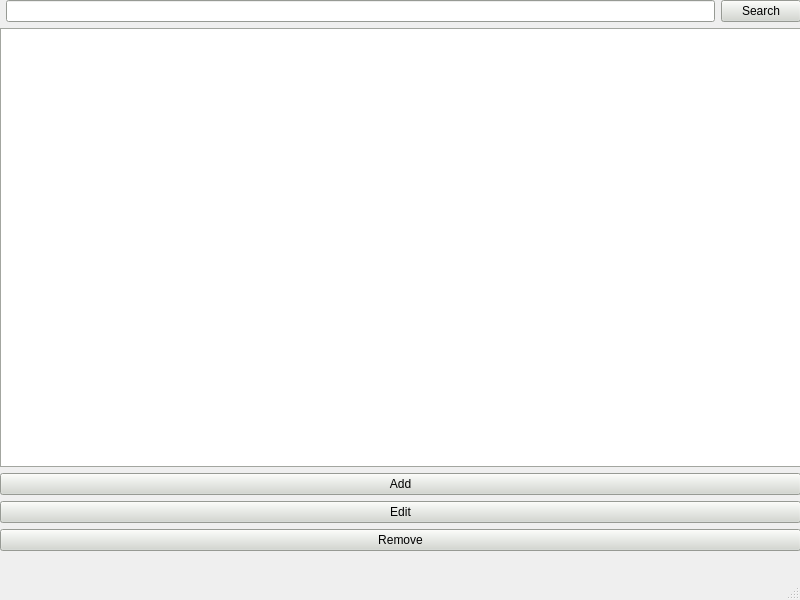
<?xml version="1.0" encoding="UTF-8"?>
<ui version="4.0">
 <class>MainWindow</class>
 <widget class="QMainWindow" name="MainWindow">
  <property name="geometry">
   <rect>
    <x>0</x>
    <y>0</y>
    <width>800</width>
    <height>600</height>
   </rect>
  </property>
  <property name="windowTitle">
   <string>PhoneBook</string>
  </property>
  <widget class="QWidget" name="centralwidget">
   <property name="palette">
    <palette>
     <active>
      <colorrole role="WindowText">
       <brush brushstyle="SolidPattern">
        <color alpha="255">
         <red>0</red>
         <green>0</green>
         <blue>0</blue>
        </color>
       </brush>
      </colorrole>
      <colorrole role="Button">
       <brush brushstyle="SolidPattern">
        <color alpha="255">
         <red>211</red>
         <green>215</green>
         <blue>207</blue>
        </color>
       </brush>
      </colorrole>
      <colorrole role="Light">
       <brush brushstyle="SolidPattern">
        <color alpha="255">
         <red>255</red>
         <green>255</green>
         <blue>255</blue>
        </color>
       </brush>
      </colorrole>
      <colorrole role="Midlight">
       <brush brushstyle="SolidPattern">
        <color alpha="255">
         <red>233</red>
         <green>235</green>
         <blue>231</blue>
        </color>
       </brush>
      </colorrole>
      <colorrole role="Dark">
       <brush brushstyle="SolidPattern">
        <color alpha="255">
         <red>105</red>
         <green>107</green>
         <blue>103</blue>
        </color>
       </brush>
      </colorrole>
      <colorrole role="Mid">
       <brush brushstyle="SolidPattern">
        <color alpha="255">
         <red>141</red>
         <green>143</green>
         <blue>138</blue>
        </color>
       </brush>
      </colorrole>
      <colorrole role="Text">
       <brush brushstyle="SolidPattern">
        <color alpha="255">
         <red>0</red>
         <green>0</green>
         <blue>0</blue>
        </color>
       </brush>
      </colorrole>
      <colorrole role="BrightText">
       <brush brushstyle="SolidPattern">
        <color alpha="255">
         <red>255</red>
         <green>255</green>
         <blue>255</blue>
        </color>
       </brush>
      </colorrole>
      <colorrole role="ButtonText">
       <brush brushstyle="SolidPattern">
        <color alpha="255">
         <red>0</red>
         <green>0</green>
         <blue>0</blue>
        </color>
       </brush>
      </colorrole>
      <colorrole role="Base">
       <brush brushstyle="SolidPattern">
        <color alpha="255">
         <red>255</red>
         <green>255</green>
         <blue>255</blue>
        </color>
       </brush>
      </colorrole>
      <colorrole role="Window">
       <brush brushstyle="SolidPattern">
        <color alpha="255">
         <red>211</red>
         <green>215</green>
         <blue>207</blue>
        </color>
       </brush>
      </colorrole>
      <colorrole role="Shadow">
       <brush brushstyle="SolidPattern">
        <color alpha="255">
         <red>0</red>
         <green>0</green>
         <blue>0</blue>
        </color>
       </brush>
      </colorrole>
      <colorrole role="AlternateBase">
       <brush brushstyle="SolidPattern">
        <color alpha="255">
         <red>233</red>
         <green>235</green>
         <blue>231</blue>
        </color>
       </brush>
      </colorrole>
      <colorrole role="ToolTipBase">
       <brush brushstyle="SolidPattern">
        <color alpha="255">
         <red>255</red>
         <green>255</green>
         <blue>220</blue>
        </color>
       </brush>
      </colorrole>
      <colorrole role="ToolTipText">
       <brush brushstyle="SolidPattern">
        <color alpha="255">
         <red>0</red>
         <green>0</green>
         <blue>0</blue>
        </color>
       </brush>
      </colorrole>
      <colorrole role="PlaceholderText">
       <brush brushstyle="SolidPattern">
        <color alpha="128">
         <red>0</red>
         <green>0</green>
         <blue>0</blue>
        </color>
       </brush>
      </colorrole>
     </active>
     <inactive>
      <colorrole role="WindowText">
       <brush brushstyle="SolidPattern">
        <color alpha="255">
         <red>0</red>
         <green>0</green>
         <blue>0</blue>
        </color>
       </brush>
      </colorrole>
      <colorrole role="Button">
       <brush brushstyle="SolidPattern">
        <color alpha="255">
         <red>211</red>
         <green>215</green>
         <blue>207</blue>
        </color>
       </brush>
      </colorrole>
      <colorrole role="Light">
       <brush brushstyle="SolidPattern">
        <color alpha="255">
         <red>255</red>
         <green>255</green>
         <blue>255</blue>
        </color>
       </brush>
      </colorrole>
      <colorrole role="Midlight">
       <brush brushstyle="SolidPattern">
        <color alpha="255">
         <red>233</red>
         <green>235</green>
         <blue>231</blue>
        </color>
       </brush>
      </colorrole>
      <colorrole role="Dark">
       <brush brushstyle="SolidPattern">
        <color alpha="255">
         <red>105</red>
         <green>107</green>
         <blue>103</blue>
        </color>
       </brush>
      </colorrole>
      <colorrole role="Mid">
       <brush brushstyle="SolidPattern">
        <color alpha="255">
         <red>141</red>
         <green>143</green>
         <blue>138</blue>
        </color>
       </brush>
      </colorrole>
      <colorrole role="Text">
       <brush brushstyle="SolidPattern">
        <color alpha="255">
         <red>0</red>
         <green>0</green>
         <blue>0</blue>
        </color>
       </brush>
      </colorrole>
      <colorrole role="BrightText">
       <brush brushstyle="SolidPattern">
        <color alpha="255">
         <red>255</red>
         <green>255</green>
         <blue>255</blue>
        </color>
       </brush>
      </colorrole>
      <colorrole role="ButtonText">
       <brush brushstyle="SolidPattern">
        <color alpha="255">
         <red>0</red>
         <green>0</green>
         <blue>0</blue>
        </color>
       </brush>
      </colorrole>
      <colorrole role="Base">
       <brush brushstyle="SolidPattern">
        <color alpha="255">
         <red>255</red>
         <green>255</green>
         <blue>255</blue>
        </color>
       </brush>
      </colorrole>
      <colorrole role="Window">
       <brush brushstyle="SolidPattern">
        <color alpha="255">
         <red>211</red>
         <green>215</green>
         <blue>207</blue>
        </color>
       </brush>
      </colorrole>
      <colorrole role="Shadow">
       <brush brushstyle="SolidPattern">
        <color alpha="255">
         <red>0</red>
         <green>0</green>
         <blue>0</blue>
        </color>
       </brush>
      </colorrole>
      <colorrole role="AlternateBase">
       <brush brushstyle="SolidPattern">
        <color alpha="255">
         <red>233</red>
         <green>235</green>
         <blue>231</blue>
        </color>
       </brush>
      </colorrole>
      <colorrole role="ToolTipBase">
       <brush brushstyle="SolidPattern">
        <color alpha="255">
         <red>255</red>
         <green>255</green>
         <blue>220</blue>
        </color>
       </brush>
      </colorrole>
      <colorrole role="ToolTipText">
       <brush brushstyle="SolidPattern">
        <color alpha="255">
         <red>0</red>
         <green>0</green>
         <blue>0</blue>
        </color>
       </brush>
      </colorrole>
      <colorrole role="PlaceholderText">
       <brush brushstyle="SolidPattern">
        <color alpha="128">
         <red>0</red>
         <green>0</green>
         <blue>0</blue>
        </color>
       </brush>
      </colorrole>
     </inactive>
     <disabled>
      <colorrole role="WindowText">
       <brush brushstyle="SolidPattern">
        <color alpha="255">
         <red>105</red>
         <green>107</green>
         <blue>103</blue>
        </color>
       </brush>
      </colorrole>
      <colorrole role="Button">
       <brush brushstyle="SolidPattern">
        <color alpha="255">
         <red>211</red>
         <green>215</green>
         <blue>207</blue>
        </color>
       </brush>
      </colorrole>
      <colorrole role="Light">
       <brush brushstyle="SolidPattern">
        <color alpha="255">
         <red>255</red>
         <green>255</green>
         <blue>255</blue>
        </color>
       </brush>
      </colorrole>
      <colorrole role="Midlight">
       <brush brushstyle="SolidPattern">
        <color alpha="255">
         <red>233</red>
         <green>235</green>
         <blue>231</blue>
        </color>
       </brush>
      </colorrole>
      <colorrole role="Dark">
       <brush brushstyle="SolidPattern">
        <color alpha="255">
         <red>105</red>
         <green>107</green>
         <blue>103</blue>
        </color>
       </brush>
      </colorrole>
      <colorrole role="Mid">
       <brush brushstyle="SolidPattern">
        <color alpha="255">
         <red>141</red>
         <green>143</green>
         <blue>138</blue>
        </color>
       </brush>
      </colorrole>
      <colorrole role="Text">
       <brush brushstyle="SolidPattern">
        <color alpha="255">
         <red>105</red>
         <green>107</green>
         <blue>103</blue>
        </color>
       </brush>
      </colorrole>
      <colorrole role="BrightText">
       <brush brushstyle="SolidPattern">
        <color alpha="255">
         <red>255</red>
         <green>255</green>
         <blue>255</blue>
        </color>
       </brush>
      </colorrole>
      <colorrole role="ButtonText">
       <brush brushstyle="SolidPattern">
        <color alpha="255">
         <red>105</red>
         <green>107</green>
         <blue>103</blue>
        </color>
       </brush>
      </colorrole>
      <colorrole role="Base">
       <brush brushstyle="SolidPattern">
        <color alpha="255">
         <red>211</red>
         <green>215</green>
         <blue>207</blue>
        </color>
       </brush>
      </colorrole>
      <colorrole role="Window">
       <brush brushstyle="SolidPattern">
        <color alpha="255">
         <red>211</red>
         <green>215</green>
         <blue>207</blue>
        </color>
       </brush>
      </colorrole>
      <colorrole role="Shadow">
       <brush brushstyle="SolidPattern">
        <color alpha="255">
         <red>0</red>
         <green>0</green>
         <blue>0</blue>
        </color>
       </brush>
      </colorrole>
      <colorrole role="AlternateBase">
       <brush brushstyle="SolidPattern">
        <color alpha="255">
         <red>211</red>
         <green>215</green>
         <blue>207</blue>
        </color>
       </brush>
      </colorrole>
      <colorrole role="ToolTipBase">
       <brush brushstyle="SolidPattern">
        <color alpha="255">
         <red>255</red>
         <green>255</green>
         <blue>220</blue>
        </color>
       </brush>
      </colorrole>
      <colorrole role="ToolTipText">
       <brush brushstyle="SolidPattern">
        <color alpha="255">
         <red>0</red>
         <green>0</green>
         <blue>0</blue>
        </color>
       </brush>
      </colorrole>
      <colorrole role="PlaceholderText">
       <brush brushstyle="SolidPattern">
        <color alpha="128">
         <red>0</red>
         <green>0</green>
         <blue>0</blue>
        </color>
       </brush>
      </colorrole>
     </disabled>
    </palette>
   </property>
   <widget class="QWidget" name="gridLayoutWidget">
    <property name="geometry">
     <rect>
      <x>0</x>
      <y>0</y>
      <width>801</width>
      <height>551</height>
     </rect>
    </property>
    <layout class="QGridLayout" name="gridLayout">
     <item row="2" column="1">
      <widget class="QLineEdit" name="search_line"/>
     </item>
     <item row="2" column="2">
      <widget class="QPushButton" name="pushButton">
       <property name="text">
        <string>Search</string>
       </property>
      </widget>
     </item>
     <item row="4" column="0" colspan="3">
      <widget class="QListWidget" name="phonebook">
       <property name="palette">
        <palette>
         <active>
          <colorrole role="WindowText">
           <brush brushstyle="SolidPattern">
            <color alpha="255">
             <red>0</red>
             <green>0</green>
             <blue>0</blue>
            </color>
           </brush>
          </colorrole>
          <colorrole role="Button">
           <brush brushstyle="SolidPattern">
            <color alpha="255">
             <red>211</red>
             <green>215</green>
             <blue>207</blue>
            </color>
           </brush>
          </colorrole>
          <colorrole role="Light">
           <brush brushstyle="SolidPattern">
            <color alpha="255">
             <red>255</red>
             <green>255</green>
             <blue>255</blue>
            </color>
           </brush>
          </colorrole>
          <colorrole role="Midlight">
           <brush brushstyle="SolidPattern">
            <color alpha="255">
             <red>233</red>
             <green>235</green>
             <blue>231</blue>
            </color>
           </brush>
          </colorrole>
          <colorrole role="Dark">
           <brush brushstyle="SolidPattern">
            <color alpha="255">
             <red>105</red>
             <green>107</green>
             <blue>103</blue>
            </color>
           </brush>
          </colorrole>
          <colorrole role="Mid">
           <brush brushstyle="SolidPattern">
            <color alpha="255">
             <red>141</red>
             <green>143</green>
             <blue>138</blue>
            </color>
           </brush>
          </colorrole>
          <colorrole role="Text">
           <brush brushstyle="SolidPattern">
            <color alpha="255">
             <red>0</red>
             <green>0</green>
             <blue>0</blue>
            </color>
           </brush>
          </colorrole>
          <colorrole role="BrightText">
           <brush brushstyle="SolidPattern">
            <color alpha="255">
             <red>255</red>
             <green>255</green>
             <blue>255</blue>
            </color>
           </brush>
          </colorrole>
          <colorrole role="ButtonText">
           <brush brushstyle="SolidPattern">
            <color alpha="255">
             <red>0</red>
             <green>0</green>
             <blue>0</blue>
            </color>
           </brush>
          </colorrole>
          <colorrole role="Base">
           <brush brushstyle="SolidPattern">
            <color alpha="255">
             <red>255</red>
             <green>255</green>
             <blue>255</blue>
            </color>
           </brush>
          </colorrole>
          <colorrole role="Window">
           <brush brushstyle="SolidPattern">
            <color alpha="255">
             <red>211</red>
             <green>215</green>
             <blue>207</blue>
            </color>
           </brush>
          </colorrole>
          <colorrole role="Shadow">
           <brush brushstyle="SolidPattern">
            <color alpha="255">
             <red>0</red>
             <green>0</green>
             <blue>0</blue>
            </color>
           </brush>
          </colorrole>
          <colorrole role="AlternateBase">
           <brush brushstyle="SolidPattern">
            <color alpha="255">
             <red>233</red>
             <green>235</green>
             <blue>231</blue>
            </color>
           </brush>
          </colorrole>
          <colorrole role="ToolTipBase">
           <brush brushstyle="SolidPattern">
            <color alpha="255">
             <red>255</red>
             <green>255</green>
             <blue>220</blue>
            </color>
           </brush>
          </colorrole>
          <colorrole role="ToolTipText">
           <brush brushstyle="SolidPattern">
            <color alpha="255">
             <red>0</red>
             <green>0</green>
             <blue>0</blue>
            </color>
           </brush>
          </colorrole>
          <colorrole role="PlaceholderText">
           <brush brushstyle="SolidPattern">
            <color alpha="128">
             <red>0</red>
             <green>0</green>
             <blue>0</blue>
            </color>
           </brush>
          </colorrole>
         </active>
         <inactive>
          <colorrole role="WindowText">
           <brush brushstyle="SolidPattern">
            <color alpha="255">
             <red>0</red>
             <green>0</green>
             <blue>0</blue>
            </color>
           </brush>
          </colorrole>
          <colorrole role="Button">
           <brush brushstyle="SolidPattern">
            <color alpha="255">
             <red>211</red>
             <green>215</green>
             <blue>207</blue>
            </color>
           </brush>
          </colorrole>
          <colorrole role="Light">
           <brush brushstyle="SolidPattern">
            <color alpha="255">
             <red>255</red>
             <green>255</green>
             <blue>255</blue>
            </color>
           </brush>
          </colorrole>
          <colorrole role="Midlight">
           <brush brushstyle="SolidPattern">
            <color alpha="255">
             <red>233</red>
             <green>235</green>
             <blue>231</blue>
            </color>
           </brush>
          </colorrole>
          <colorrole role="Dark">
           <brush brushstyle="SolidPattern">
            <color alpha="255">
             <red>105</red>
             <green>107</green>
             <blue>103</blue>
            </color>
           </brush>
          </colorrole>
          <colorrole role="Mid">
           <brush brushstyle="SolidPattern">
            <color alpha="255">
             <red>141</red>
             <green>143</green>
             <blue>138</blue>
            </color>
           </brush>
          </colorrole>
          <colorrole role="Text">
           <brush brushstyle="SolidPattern">
            <color alpha="255">
             <red>0</red>
             <green>0</green>
             <blue>0</blue>
            </color>
           </brush>
          </colorrole>
          <colorrole role="BrightText">
           <brush brushstyle="SolidPattern">
            <color alpha="255">
             <red>255</red>
             <green>255</green>
             <blue>255</blue>
            </color>
           </brush>
          </colorrole>
          <colorrole role="ButtonText">
           <brush brushstyle="SolidPattern">
            <color alpha="255">
             <red>0</red>
             <green>0</green>
             <blue>0</blue>
            </color>
           </brush>
          </colorrole>
          <colorrole role="Base">
           <brush brushstyle="SolidPattern">
            <color alpha="255">
             <red>255</red>
             <green>255</green>
             <blue>255</blue>
            </color>
           </brush>
          </colorrole>
          <colorrole role="Window">
           <brush brushstyle="SolidPattern">
            <color alpha="255">
             <red>211</red>
             <green>215</green>
             <blue>207</blue>
            </color>
           </brush>
          </colorrole>
          <colorrole role="Shadow">
           <brush brushstyle="SolidPattern">
            <color alpha="255">
             <red>0</red>
             <green>0</green>
             <blue>0</blue>
            </color>
           </brush>
          </colorrole>
          <colorrole role="AlternateBase">
           <brush brushstyle="SolidPattern">
            <color alpha="255">
             <red>233</red>
             <green>235</green>
             <blue>231</blue>
            </color>
           </brush>
          </colorrole>
          <colorrole role="ToolTipBase">
           <brush brushstyle="SolidPattern">
            <color alpha="255">
             <red>255</red>
             <green>255</green>
             <blue>220</blue>
            </color>
           </brush>
          </colorrole>
          <colorrole role="ToolTipText">
           <brush brushstyle="SolidPattern">
            <color alpha="255">
             <red>0</red>
             <green>0</green>
             <blue>0</blue>
            </color>
           </brush>
          </colorrole>
          <colorrole role="PlaceholderText">
           <brush brushstyle="SolidPattern">
            <color alpha="128">
             <red>0</red>
             <green>0</green>
             <blue>0</blue>
            </color>
           </brush>
          </colorrole>
         </inactive>
         <disabled>
          <colorrole role="WindowText">
           <brush brushstyle="SolidPattern">
            <color alpha="255">
             <red>105</red>
             <green>107</green>
             <blue>103</blue>
            </color>
           </brush>
          </colorrole>
          <colorrole role="Button">
           <brush brushstyle="SolidPattern">
            <color alpha="255">
             <red>211</red>
             <green>215</green>
             <blue>207</blue>
            </color>
           </brush>
          </colorrole>
          <colorrole role="Light">
           <brush brushstyle="SolidPattern">
            <color alpha="255">
             <red>255</red>
             <green>255</green>
             <blue>255</blue>
            </color>
           </brush>
          </colorrole>
          <colorrole role="Midlight">
           <brush brushstyle="SolidPattern">
            <color alpha="255">
             <red>233</red>
             <green>235</green>
             <blue>231</blue>
            </color>
           </brush>
          </colorrole>
          <colorrole role="Dark">
           <brush brushstyle="SolidPattern">
            <color alpha="255">
             <red>105</red>
             <green>107</green>
             <blue>103</blue>
            </color>
           </brush>
          </colorrole>
          <colorrole role="Mid">
           <brush brushstyle="SolidPattern">
            <color alpha="255">
             <red>141</red>
             <green>143</green>
             <blue>138</blue>
            </color>
           </brush>
          </colorrole>
          <colorrole role="Text">
           <brush brushstyle="SolidPattern">
            <color alpha="255">
             <red>105</red>
             <green>107</green>
             <blue>103</blue>
            </color>
           </brush>
          </colorrole>
          <colorrole role="BrightText">
           <brush brushstyle="SolidPattern">
            <color alpha="255">
             <red>255</red>
             <green>255</green>
             <blue>255</blue>
            </color>
           </brush>
          </colorrole>
          <colorrole role="ButtonText">
           <brush brushstyle="SolidPattern">
            <color alpha="255">
             <red>105</red>
             <green>107</green>
             <blue>103</blue>
            </color>
           </brush>
          </colorrole>
          <colorrole role="Base">
           <brush brushstyle="SolidPattern">
            <color alpha="255">
             <red>211</red>
             <green>215</green>
             <blue>207</blue>
            </color>
           </brush>
          </colorrole>
          <colorrole role="Window">
           <brush brushstyle="SolidPattern">
            <color alpha="255">
             <red>211</red>
             <green>215</green>
             <blue>207</blue>
            </color>
           </brush>
          </colorrole>
          <colorrole role="Shadow">
           <brush brushstyle="SolidPattern">
            <color alpha="255">
             <red>0</red>
             <green>0</green>
             <blue>0</blue>
            </color>
           </brush>
          </colorrole>
          <colorrole role="AlternateBase">
           <brush brushstyle="SolidPattern">
            <color alpha="255">
             <red>211</red>
             <green>215</green>
             <blue>207</blue>
            </color>
           </brush>
          </colorrole>
          <colorrole role="ToolTipBase">
           <brush brushstyle="SolidPattern">
            <color alpha="255">
             <red>255</red>
             <green>255</green>
             <blue>220</blue>
            </color>
           </brush>
          </colorrole>
          <colorrole role="ToolTipText">
           <brush brushstyle="SolidPattern">
            <color alpha="255">
             <red>0</red>
             <green>0</green>
             <blue>0</blue>
            </color>
           </brush>
          </colorrole>
          <colorrole role="PlaceholderText">
           <brush brushstyle="SolidPattern">
            <color alpha="128">
             <red>0</red>
             <green>0</green>
             <blue>0</blue>
            </color>
           </brush>
          </colorrole>
         </disabled>
        </palette>
       </property>
      </widget>
     </item>
     <item row="5" column="0" colspan="3">
      <widget class="QPushButton" name="add_btn">
       <property name="text">
        <string>Add</string>
       </property>
      </widget>
     </item>
     <item row="6" column="0" colspan="3">
      <widget class="QPushButton" name="ed_btn">
       <property name="text">
        <string>Edit</string>
       </property>
      </widget>
     </item>
     <item row="7" column="0" colspan="3">
      <widget class="QPushButton" name="rmv_btn">
       <property name="text">
        <string>Remove</string>
       </property>
      </widget>
     </item>
    </layout>
   </widget>
  </widget>
  <widget class="QMenuBar" name="menubar">
   <property name="geometry">
    <rect>
     <x>0</x>
     <y>0</y>
     <width>800</width>
     <height>23</height>
    </rect>
   </property>
   <property name="palette">
    <palette>
     <active>
      <colorrole role="WindowText">
       <brush brushstyle="SolidPattern">
        <color alpha="255">
         <red>0</red>
         <green>0</green>
         <blue>0</blue>
        </color>
       </brush>
      </colorrole>
      <colorrole role="Button">
       <brush brushstyle="SolidPattern">
        <color alpha="255">
         <red>211</red>
         <green>215</green>
         <blue>207</blue>
        </color>
       </brush>
      </colorrole>
      <colorrole role="Light">
       <brush brushstyle="SolidPattern">
        <color alpha="255">
         <red>255</red>
         <green>255</green>
         <blue>255</blue>
        </color>
       </brush>
      </colorrole>
      <colorrole role="Midlight">
       <brush brushstyle="SolidPattern">
        <color alpha="255">
         <red>233</red>
         <green>235</green>
         <blue>231</blue>
        </color>
       </brush>
      </colorrole>
      <colorrole role="Dark">
       <brush brushstyle="SolidPattern">
        <color alpha="255">
         <red>105</red>
         <green>107</green>
         <blue>103</blue>
        </color>
       </brush>
      </colorrole>
      <colorrole role="Mid">
       <brush brushstyle="SolidPattern">
        <color alpha="255">
         <red>141</red>
         <green>143</green>
         <blue>138</blue>
        </color>
       </brush>
      </colorrole>
      <colorrole role="Text">
       <brush brushstyle="SolidPattern">
        <color alpha="255">
         <red>0</red>
         <green>0</green>
         <blue>0</blue>
        </color>
       </brush>
      </colorrole>
      <colorrole role="BrightText">
       <brush brushstyle="SolidPattern">
        <color alpha="255">
         <red>255</red>
         <green>255</green>
         <blue>255</blue>
        </color>
       </brush>
      </colorrole>
      <colorrole role="ButtonText">
       <brush brushstyle="SolidPattern">
        <color alpha="255">
         <red>0</red>
         <green>0</green>
         <blue>0</blue>
        </color>
       </brush>
      </colorrole>
      <colorrole role="Base">
       <brush brushstyle="SolidPattern">
        <color alpha="255">
         <red>255</red>
         <green>255</green>
         <blue>255</blue>
        </color>
       </brush>
      </colorrole>
      <colorrole role="Window">
       <brush brushstyle="SolidPattern">
        <color alpha="255">
         <red>211</red>
         <green>215</green>
         <blue>207</blue>
        </color>
       </brush>
      </colorrole>
      <colorrole role="Shadow">
       <brush brushstyle="SolidPattern">
        <color alpha="255">
         <red>0</red>
         <green>0</green>
         <blue>0</blue>
        </color>
       </brush>
      </colorrole>
      <colorrole role="AlternateBase">
       <brush brushstyle="SolidPattern">
        <color alpha="255">
         <red>233</red>
         <green>235</green>
         <blue>231</blue>
        </color>
       </brush>
      </colorrole>
      <colorrole role="ToolTipBase">
       <brush brushstyle="SolidPattern">
        <color alpha="255">
         <red>255</red>
         <green>255</green>
         <blue>220</blue>
        </color>
       </brush>
      </colorrole>
      <colorrole role="ToolTipText">
       <brush brushstyle="SolidPattern">
        <color alpha="255">
         <red>0</red>
         <green>0</green>
         <blue>0</blue>
        </color>
       </brush>
      </colorrole>
      <colorrole role="PlaceholderText">
       <brush brushstyle="SolidPattern">
        <color alpha="128">
         <red>0</red>
         <green>0</green>
         <blue>0</blue>
        </color>
       </brush>
      </colorrole>
     </active>
     <inactive>
      <colorrole role="WindowText">
       <brush brushstyle="SolidPattern">
        <color alpha="255">
         <red>0</red>
         <green>0</green>
         <blue>0</blue>
        </color>
       </brush>
      </colorrole>
      <colorrole role="Button">
       <brush brushstyle="SolidPattern">
        <color alpha="255">
         <red>211</red>
         <green>215</green>
         <blue>207</blue>
        </color>
       </brush>
      </colorrole>
      <colorrole role="Light">
       <brush brushstyle="SolidPattern">
        <color alpha="255">
         <red>255</red>
         <green>255</green>
         <blue>255</blue>
        </color>
       </brush>
      </colorrole>
      <colorrole role="Midlight">
       <brush brushstyle="SolidPattern">
        <color alpha="255">
         <red>233</red>
         <green>235</green>
         <blue>231</blue>
        </color>
       </brush>
      </colorrole>
      <colorrole role="Dark">
       <brush brushstyle="SolidPattern">
        <color alpha="255">
         <red>105</red>
         <green>107</green>
         <blue>103</blue>
        </color>
       </brush>
      </colorrole>
      <colorrole role="Mid">
       <brush brushstyle="SolidPattern">
        <color alpha="255">
         <red>141</red>
         <green>143</green>
         <blue>138</blue>
        </color>
       </brush>
      </colorrole>
      <colorrole role="Text">
       <brush brushstyle="SolidPattern">
        <color alpha="255">
         <red>0</red>
         <green>0</green>
         <blue>0</blue>
        </color>
       </brush>
      </colorrole>
      <colorrole role="BrightText">
       <brush brushstyle="SolidPattern">
        <color alpha="255">
         <red>255</red>
         <green>255</green>
         <blue>255</blue>
        </color>
       </brush>
      </colorrole>
      <colorrole role="ButtonText">
       <brush brushstyle="SolidPattern">
        <color alpha="255">
         <red>0</red>
         <green>0</green>
         <blue>0</blue>
        </color>
       </brush>
      </colorrole>
      <colorrole role="Base">
       <brush brushstyle="SolidPattern">
        <color alpha="255">
         <red>255</red>
         <green>255</green>
         <blue>255</blue>
        </color>
       </brush>
      </colorrole>
      <colorrole role="Window">
       <brush brushstyle="SolidPattern">
        <color alpha="255">
         <red>211</red>
         <green>215</green>
         <blue>207</blue>
        </color>
       </brush>
      </colorrole>
      <colorrole role="Shadow">
       <brush brushstyle="SolidPattern">
        <color alpha="255">
         <red>0</red>
         <green>0</green>
         <blue>0</blue>
        </color>
       </brush>
      </colorrole>
      <colorrole role="AlternateBase">
       <brush brushstyle="SolidPattern">
        <color alpha="255">
         <red>233</red>
         <green>235</green>
         <blue>231</blue>
        </color>
       </brush>
      </colorrole>
      <colorrole role="ToolTipBase">
       <brush brushstyle="SolidPattern">
        <color alpha="255">
         <red>255</red>
         <green>255</green>
         <blue>220</blue>
        </color>
       </brush>
      </colorrole>
      <colorrole role="ToolTipText">
       <brush brushstyle="SolidPattern">
        <color alpha="255">
         <red>0</red>
         <green>0</green>
         <blue>0</blue>
        </color>
       </brush>
      </colorrole>
      <colorrole role="PlaceholderText">
       <brush brushstyle="SolidPattern">
        <color alpha="128">
         <red>0</red>
         <green>0</green>
         <blue>0</blue>
        </color>
       </brush>
      </colorrole>
     </inactive>
     <disabled>
      <colorrole role="WindowText">
       <brush brushstyle="SolidPattern">
        <color alpha="255">
         <red>105</red>
         <green>107</green>
         <blue>103</blue>
        </color>
       </brush>
      </colorrole>
      <colorrole role="Button">
       <brush brushstyle="SolidPattern">
        <color alpha="255">
         <red>211</red>
         <green>215</green>
         <blue>207</blue>
        </color>
       </brush>
      </colorrole>
      <colorrole role="Light">
       <brush brushstyle="SolidPattern">
        <color alpha="255">
         <red>255</red>
         <green>255</green>
         <blue>255</blue>
        </color>
       </brush>
      </colorrole>
      <colorrole role="Midlight">
       <brush brushstyle="SolidPattern">
        <color alpha="255">
         <red>233</red>
         <green>235</green>
         <blue>231</blue>
        </color>
       </brush>
      </colorrole>
      <colorrole role="Dark">
       <brush brushstyle="SolidPattern">
        <color alpha="255">
         <red>105</red>
         <green>107</green>
         <blue>103</blue>
        </color>
       </brush>
      </colorrole>
      <colorrole role="Mid">
       <brush brushstyle="SolidPattern">
        <color alpha="255">
         <red>141</red>
         <green>143</green>
         <blue>138</blue>
        </color>
       </brush>
      </colorrole>
      <colorrole role="Text">
       <brush brushstyle="SolidPattern">
        <color alpha="255">
         <red>105</red>
         <green>107</green>
         <blue>103</blue>
        </color>
       </brush>
      </colorrole>
      <colorrole role="BrightText">
       <brush brushstyle="SolidPattern">
        <color alpha="255">
         <red>255</red>
         <green>255</green>
         <blue>255</blue>
        </color>
       </brush>
      </colorrole>
      <colorrole role="ButtonText">
       <brush brushstyle="SolidPattern">
        <color alpha="255">
         <red>105</red>
         <green>107</green>
         <blue>103</blue>
        </color>
       </brush>
      </colorrole>
      <colorrole role="Base">
       <brush brushstyle="SolidPattern">
        <color alpha="255">
         <red>211</red>
         <green>215</green>
         <blue>207</blue>
        </color>
       </brush>
      </colorrole>
      <colorrole role="Window">
       <brush brushstyle="SolidPattern">
        <color alpha="255">
         <red>211</red>
         <green>215</green>
         <blue>207</blue>
        </color>
       </brush>
      </colorrole>
      <colorrole role="Shadow">
       <brush brushstyle="SolidPattern">
        <color alpha="255">
         <red>0</red>
         <green>0</green>
         <blue>0</blue>
        </color>
       </brush>
      </colorrole>
      <colorrole role="AlternateBase">
       <brush brushstyle="SolidPattern">
        <color alpha="255">
         <red>211</red>
         <green>215</green>
         <blue>207</blue>
        </color>
       </brush>
      </colorrole>
      <colorrole role="ToolTipBase">
       <brush brushstyle="SolidPattern">
        <color alpha="255">
         <red>255</red>
         <green>255</green>
         <blue>220</blue>
        </color>
       </brush>
      </colorrole>
      <colorrole role="ToolTipText">
       <brush brushstyle="SolidPattern">
        <color alpha="255">
         <red>0</red>
         <green>0</green>
         <blue>0</blue>
        </color>
       </brush>
      </colorrole>
      <colorrole role="PlaceholderText">
       <brush brushstyle="SolidPattern">
        <color alpha="128">
         <red>0</red>
         <green>0</green>
         <blue>0</blue>
        </color>
       </brush>
      </colorrole>
     </disabled>
    </palette>
   </property>
  </widget>
  <widget class="QStatusBar" name="statusbar"/>
 </widget>
 <resources/>
 <connections/>
</ui>
